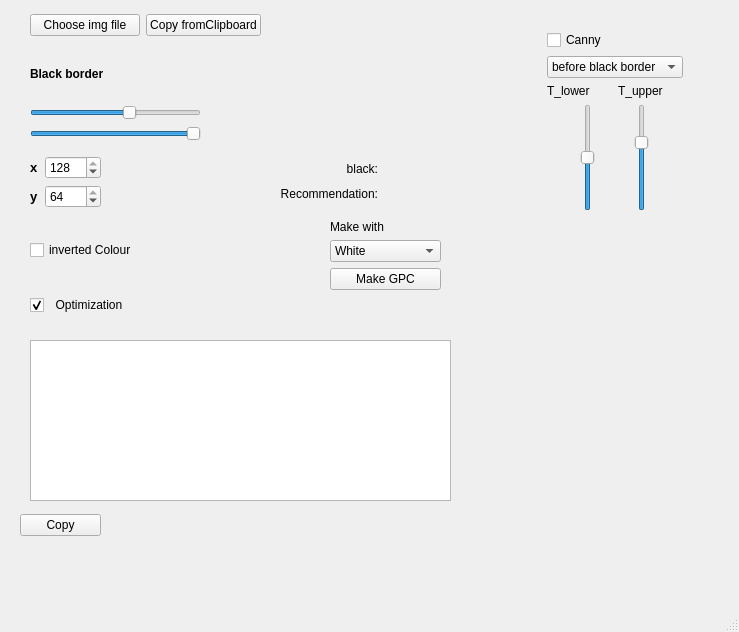
<?xml version="1.0" encoding="UTF-8"?>
<ui version="4.0">
 <class>MainWindow</class>
 <widget class="QMainWindow" name="MainWindow">
  <property name="geometry">
   <rect>
    <x>0</x>
    <y>0</y>
    <width>739</width>
    <height>632</height>
   </rect>
  </property>
  <property name="windowTitle">
   <string>img to gpc</string>
  </property>
  <widget class="QWidget" name="centralwidget">
   <widget class="QWidget" name="gridLayoutWidget">
    <property name="geometry">
     <rect>
      <x>30</x>
      <y>220</y>
      <width>131</width>
      <height>61</height>
     </rect>
    </property>
    <layout class="QGridLayout" name="gridLayout">
     <item row="2" column="0">
      <widget class="QCheckBox" name="invertedColour">
       <property name="text">
        <string>inverted Colour</string>
       </property>
      </widget>
     </item>
    </layout>
   </widget>
   <widget class="QWidget" name="gridLayoutWidget_2">
    <property name="geometry">
     <rect>
      <x>330</x>
      <y>220</y>
      <width>111</width>
      <height>70</height>
     </rect>
    </property>
    <layout class="QGridLayout" name="gridLayout_2">
     <item row="2" column="0">
      <widget class="QComboBox" name="colourBox">
       <item>
        <property name="text">
         <string>White</string>
        </property>
       </item>
       <item>
        <property name="text">
         <string>Black</string>
        </property>
       </item>
      </widget>
     </item>
     <item row="1" column="0">
      <widget class="QLabel" name="label">
       <property name="text">
        <string>Make with</string>
       </property>
      </widget>
     </item>
     <item row="3" column="0">
      <widget class="QPushButton" name="makeGPCButton">
       <property name="text">
        <string>Make GPC</string>
       </property>
      </widget>
     </item>
    </layout>
   </widget>
   <widget class="QWidget" name="formLayoutWidget">
    <property name="geometry">
     <rect>
      <x>30</x>
      <y>150</y>
      <width>71</width>
      <height>69</height>
     </rect>
    </property>
    <layout class="QFormLayout" name="formLayout">
     <item row="0" column="0">
      <layout class="QVBoxLayout" name="verticalLayout"/>
     </item>
     <item row="3" column="0">
      <layout class="QVBoxLayout" name="verticalLayout_2"/>
     </item>
     <item row="0" column="1">
      <layout class="QHBoxLayout" name="horizontalLayout"/>
     </item>
     <item row="1" column="1">
      <widget class="QSpinBox" name="xBox">
       <property name="maximum">
        <number>128</number>
       </property>
       <property name="value">
        <number>128</number>
       </property>
      </widget>
     </item>
     <item row="2" column="1">
      <widget class="QSpinBox" name="yBox">
       <property name="maximum">
        <number>64</number>
       </property>
       <property name="value">
        <number>64</number>
       </property>
      </widget>
     </item>
     <item row="1" column="0">
      <widget class="QLabel" name="label_2">
       <property name="text">
        <string>&lt;html&gt;&lt;head/&gt;&lt;body&gt;&lt;p&gt;&lt;span style=&quot; font-size:10pt; font-weight:600;&quot;&gt;x&lt;/span&gt;&lt;/p&gt;&lt;/body&gt;&lt;/html&gt;</string>
       </property>
      </widget>
     </item>
     <item row="2" column="0">
      <widget class="QLabel" name="label_3">
       <property name="text">
        <string>&lt;html&gt;&lt;head/&gt;&lt;body&gt;&lt;p&gt;&lt;span style=&quot; font-size:10pt; font-weight:600;&quot;&gt;y&lt;/span&gt;&lt;/p&gt;&lt;/body&gt;&lt;/html&gt;</string>
       </property>
      </widget>
     </item>
    </layout>
   </widget>
   <widget class="QWidget" name="gridLayoutWidget_5">
    <property name="geometry">
     <rect>
      <x>30</x>
      <y>50</y>
      <width>171</width>
      <height>91</height>
     </rect>
    </property>
    <layout class="QGridLayout" name="gridLayout_5">
     <item row="0" column="0">
      <widget class="QLabel" name="label_4">
       <property name="text">
        <string>&lt;html&gt;&lt;head/&gt;&lt;body&gt;&lt;p&gt;&lt;span style=&quot; font-weight:600;&quot;&gt;Black border&lt;/span&gt;&lt;/p&gt;&lt;/body&gt;&lt;/html&gt;</string>
       </property>
      </widget>
     </item>
     <item row="1" column="0">
      <widget class="QSlider" name="blackBorderMinSlider">
       <property name="maximum">
        <number>255</number>
       </property>
       <property name="value">
        <number>150</number>
       </property>
       <property name="orientation">
        <enum>Qt::Horizontal</enum>
       </property>
      </widget>
     </item>
     <item row="2" column="0">
      <widget class="QSlider" name="blackBorderMaxSlider">
       <property name="maximum">
        <number>255</number>
       </property>
       <property name="value">
        <number>255</number>
       </property>
       <property name="orientation">
        <enum>Qt::Horizontal</enum>
       </property>
      </widget>
     </item>
    </layout>
   </widget>
   <widget class="QWidget" name="gridLayoutWidget_4">
    <property name="geometry">
     <rect>
      <x>280</x>
      <y>10</y>
      <width>221</width>
      <height>131</height>
     </rect>
    </property>
    <layout class="QGridLayout" name="gridLayout_4">
     <item row="0" column="0">
      <widget class="QLabel" name="image">
       <property name="enabled">
        <bool>true</bool>
       </property>
       <property name="maximumSize">
        <size>
         <width>128</width>
         <height>64</height>
        </size>
       </property>
       <property name="frameShape">
        <enum>QFrame::NoFrame</enum>
       </property>
       <property name="text">
        <string/>
       </property>
      </widget>
     </item>
    </layout>
   </widget>
   <widget class="QWidget" name="gridLayoutWidget_6">
    <property name="geometry">
     <rect>
      <x>30</x>
      <y>10</y>
      <width>231</width>
      <height>31</height>
     </rect>
    </property>
    <layout class="QGridLayout" name="gridLayout_6">
     <item row="0" column="0">
      <widget class="QPushButton" name="fileButton">
       <property name="text">
        <string>Choose img file</string>
       </property>
      </widget>
     </item>
     <item row="0" column="1">
      <widget class="QPushButton" name="clipboardButton">
       <property name="text">
        <string>Copy fromClipboard</string>
       </property>
      </widget>
     </item>
    </layout>
   </widget>
   <widget class="QWidget" name="gridLayoutWidget_3">
    <property name="geometry">
     <rect>
      <x>30</x>
      <y>340</y>
      <width>421</width>
      <height>161</height>
     </rect>
    </property>
    <layout class="QGridLayout" name="gridLayout_3">
     <item row="0" column="0">
      <widget class="QTextEdit" name="gpcText">
       <property name="html">
        <string>&lt;!DOCTYPE HTML PUBLIC &quot;-//W3C//DTD HTML 4.0//EN&quot; &quot;http://www.w3.org/TR/REC-html40/strict.dtd&quot;&gt;
&lt;html&gt;&lt;head&gt;&lt;meta name=&quot;qrichtext&quot; content=&quot;1&quot; /&gt;&lt;style type=&quot;text/css&quot;&gt;
p, li { white-space: pre-wrap; }
&lt;/style&gt;&lt;/head&gt;&lt;body style=&quot; font-family:'MS Shell Dlg 2'; font-size:8.25pt; font-weight:400; font-style:normal;&quot;&gt;
&lt;p style=&quot;-qt-paragraph-type:empty; margin-top:0px; margin-bottom:0px; margin-left:0px; margin-right:0px; -qt-block-indent:0; text-indent:0px;&quot;&gt;&lt;br /&gt;&lt;/p&gt;&lt;/body&gt;&lt;/html&gt;</string>
       </property>
      </widget>
     </item>
    </layout>
   </widget>
   <widget class="QWidget" name="gridLayoutWidget_7">
    <property name="geometry">
     <rect>
      <x>20</x>
      <y>510</y>
      <width>81</width>
      <height>31</height>
     </rect>
    </property>
    <layout class="QGridLayout" name="gridLayout_8">
     <item row="0" column="0">
      <widget class="QPushButton" name="copyButton">
       <property name="text">
        <string>Copy</string>
       </property>
      </widget>
     </item>
    </layout>
   </widget>
   <widget class="QWidget" name="verticalLayoutWidget">
    <property name="geometry">
     <rect>
      <x>30</x>
      <y>290</y>
      <width>131</width>
      <height>31</height>
     </rect>
    </property>
    <layout class="QVBoxLayout" name="verticalLayout_3">
     <property name="spacing">
      <number>0</number>
     </property>
     <property name="sizeConstraint">
      <enum>QLayout::SetDefaultConstraint</enum>
     </property>
     <item>
      <widget class="QCheckBox" name="optimization">
       <property name="text">
        <string>  Optimization</string>
       </property>
       <property name="checked">
        <bool>true</bool>
       </property>
      </widget>
     </item>
    </layout>
   </widget>
   <widget class="QWidget" name="gridLayoutWidget_8">
    <property name="geometry">
     <rect>
      <x>530</x>
      <y>30</y>
      <width>171</width>
      <height>181</height>
     </rect>
    </property>
    <layout class="QGridLayout" name="gridLayout_7">
     <item row="0" column="0">
      <widget class="QCheckBox" name="canny">
       <property name="text">
        <string>Canny</string>
       </property>
      </widget>
     </item>
     <item row="2" column="0">
      <layout class="QHBoxLayout" name="horizontalLayout_6">
       <item>
        <widget class="QLabel" name="label_5">
         <property name="text">
          <string>T_lower</string>
         </property>
        </widget>
       </item>
       <item>
        <widget class="QLabel" name="label_6">
         <property name="text">
          <string>T_upper</string>
         </property>
        </widget>
       </item>
      </layout>
     </item>
     <item row="3" column="0">
      <layout class="QHBoxLayout" name="horizontalLayout_5">
       <item>
        <widget class="QSlider" name="tLower">
         <property name="maximum">
          <number>200</number>
         </property>
         <property name="value">
          <number>100</number>
         </property>
         <property name="orientation">
          <enum>Qt::Vertical</enum>
         </property>
        </widget>
       </item>
       <item>
        <widget class="QSlider" name="tUpper">
         <property name="maximum">
          <number>300</number>
         </property>
         <property name="value">
          <number>200</number>
         </property>
         <property name="orientation">
          <enum>Qt::Vertical</enum>
         </property>
        </widget>
       </item>
      </layout>
     </item>
     <item row="1" column="0">
      <widget class="QComboBox" name="cannyTypeBox">
       <item>
        <property name="text">
         <string>before black border</string>
        </property>
       </item>
       <item>
        <property name="text">
         <string>after black border</string>
        </property>
       </item>
      </widget>
     </item>
    </layout>
   </widget>
   <widget class="QWidget" name="horizontalLayoutWidget_2">
    <property name="geometry">
     <rect>
      <x>280</x>
      <y>160</y>
      <width>171</width>
      <height>44</height>
     </rect>
    </property>
    <layout class="QHBoxLayout" name="horizontalLayout_3">
     <item>
      <layout class="QVBoxLayout" name="verticalLayout_4">
       <item>
        <widget class="QLabel" name="label_7">
         <property name="text">
          <string>&lt;html&gt;&lt;head/&gt;&lt;body&gt;&lt;p align=&quot;right&quot;&gt;black:&lt;/p&gt;&lt;/body&gt;&lt;/html&gt;</string>
         </property>
        </widget>
       </item>
       <item>
        <widget class="QLabel" name="label_9">
         <property name="layoutDirection">
          <enum>Qt::LeftToRight</enum>
         </property>
         <property name="autoFillBackground">
          <bool>false</bool>
         </property>
         <property name="text">
          <string>&lt;html&gt;&lt;head/&gt;&lt;body&gt;&lt;p align=&quot;right&quot;&gt;Recommendation:&lt;/p&gt;&lt;/body&gt;&lt;/html&gt;</string>
         </property>
        </widget>
       </item>
       <item>
        <layout class="QHBoxLayout" name="horizontalLayout_2"/>
       </item>
      </layout>
     </item>
     <item>
      <layout class="QVBoxLayout" name="textSpace">
       <item>
        <widget class="QLabel" name="blackLable">
         <property name="text">
          <string/>
         </property>
        </widget>
       </item>
       <item>
        <widget class="QLabel" name="recLable">
         <property name="text">
          <string/>
         </property>
        </widget>
       </item>
      </layout>
     </item>
    </layout>
   </widget>
  </widget>
  <widget class="QMenuBar" name="menubar">
   <property name="geometry">
    <rect>
     <x>0</x>
     <y>0</y>
     <width>739</width>
     <height>21</height>
    </rect>
   </property>
  </widget>
  <widget class="QStatusBar" name="statusbar"/>
 </widget>
 <resources/>
 <connections/>
</ui>
